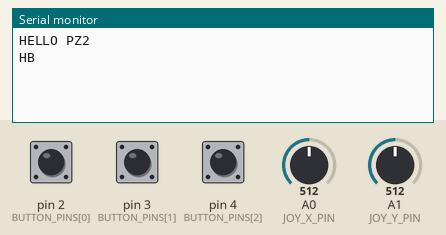
A sketch run on a simulated Arduino Uno, built with avr-gcc and run on an emulated ATmega328P. Shown: the last lines printed to the serial monitor. The inputs (shaded band) are chosen by the test bench; at power-on: A0 (JOY_X_PIN) = 512, A1 (JOY_Y_PIN) = 512, pin 2 (BUTTON_PINS[0]) HIGH, pin 3 (BUTTON_PINS[1]) HIGH, pin 4 (BUTTON_PINS[2]) HIGH.

Above: at 1.2 s.
1.3 s: A0 (JOY_X_PIN) set to 799
At 2.6 s:
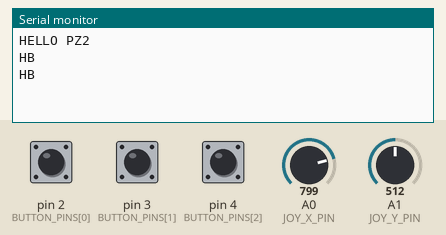
2.8 s: A0 (JOY_X_PIN) set to 830
At 2.96 s:
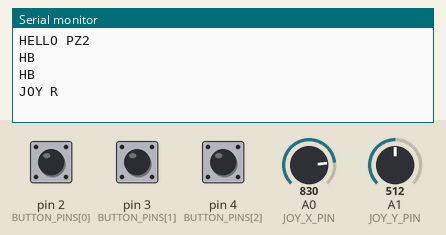
4.7 s: A1 (JOY_Y_PIN) set to 813
At 4.83 s:
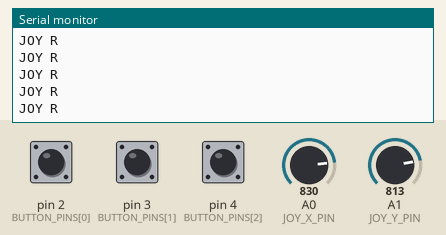
6.2 s: A1 (JOY_Y_PIN) set to 841
At 6.46 s:
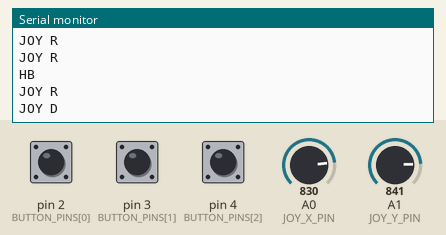

The sketch:

protocol_zero_controller.ino
```cpp
/*
 * Protocol Zero - Arduino controller (joystick + 3 buttons)
 * Pinnacle 1, Project 21 - Team Protocol Zero
 *
 * What it does
 *   - Analog joystick    moves the selection cursor around the grid, one tile a push.
 *                        Hold it over and the cursor keeps stepping.
 *   - Button 1 SELECT    choose / confirm (pick a tile, confirm a tower, menu button)
 *   - Button 2 OVERRIDE  fires the in-game Emergency Overclock (same as the O key)
 *   - Button 3 BACK      go back / deselect / cancel
 *
 * PIN MAP
 *   A0   Joystick VRx (left / right)
 *   A1   Joystick VRy (up / down)
 *   5V   Joystick +5V
 *   GND  Joystick GND, and one leg of every button
 *   D2   Button 1 SELECT   -> GND (INPUT_PULLUP: HIGH released, LOW pressed)
 *   D3   Button 2 OVERRIDE -> GND (INPUT_PULLUP)
 *   D4   Button 3 BACK     -> GND (INPUT_PULLUP)
 *   The joystick's own SW pin (press-down click) is not used.
 *
 * SERIAL PROTOCOL (USB, 115200 baud, 8N1, ASCII lines ending in '\n')
 * The board only sends:
 *   "HELLO PZ2"      once after boot (handshake)
 *   "HB"             heartbeat every 1 s, so the game knows the board is plugged in
 *   "JOY U" | "JOY D" | "JOY L" | "JOY R"        one cursor step
 *   "BTN SELECT" | "BTN OVERRIDE" | "BTN BACK"   one message per press
 *                                                (never repeats while held)
 *
 * The Arduino never decides anything about the game. It only reports what the player
 * did; the game checks its own rules and stays the single source of truth.
 *
 * Libraries: none.
 */

// ---------------- configuration ----------------
const uint8_t  JOY_X_PIN       = A0;
const uint8_t  JOY_Y_PIN       = A1;
const uint8_t  BUTTON_PINS[3]  = {2, 3, 4};
const char    *BUTTON_NAMES[3] = {"BTN SELECT", "BTN OVERRIDE", "BTN BACK"};

const long     BAUD_RATE       = 115200;
const uint16_t DEBOUNCE_MS     = 40;     // a button must be stable this long to count
const uint16_t HEARTBEAT_MS    = 1000;   // "HB" to the PC
const int      JOY_CENTRE      = 512;    // the stick rests near the middle of 0..1023
const int      JOY_PUSH        = 300;    // further than this from the centre = pushed
const int      JOY_RELEASE     = 200;    // closer than this to the centre = let go
const uint16_t REPEAT_FIRST_MS = 400;    // held over: wait before the second step...
const uint16_t REPEAT_NEXT_MS  = 150;    // ...then step this often

// If the cursor moves the wrong way for how your joystick is mounted,
// flip these and upload again.
const bool INVERT_X = false;   // true: swap left and right
const bool INVERT_Y = false;   // true: swap up and down
const bool SWAP_XY  = false;   // true: the module is turned 90 degrees

// ---------------- state ----------------
bool          buttonStable[3]    = {HIGH, HIGH, HIGH};   // debounced level
bool          buttonLastRead[3]  = {HIGH, HIGH, HIGH};
unsigned long buttonChangedMs[3] = {0, 0, 0};

char          joyDir = 0;          // 'U', 'D', 'L', 'R', or 0 when centred
unsigned long joyNextStepMs = 0;

unsigned long lastHeartbeatMs = 0;

// ---------------- buttons ----------------
// One message per press, on the debounced HIGH -> LOW edge
void readButtons(unsigned long now) {
  for (uint8_t i = 0; i < 3; i++) {
    bool reading = digitalRead(BUTTON_PINS[i]);
    if (reading != buttonLastRead[i]) {
      buttonLastRead[i] = reading;
      buttonChangedMs[i] = now;
    }
    if ((now - buttonChangedMs[i]) >= DEBOUNCE_MS && reading != buttonStable[i]) {
      buttonStable[i] = reading;
      if (buttonStable[i] == LOW) {
        Serial.println(BUTTON_NAMES[i]);
      }
    }
  }
}

// ---------------- joystick ----------------
// Which way the stick is pushed. `limit` is how far from the centre counts.
char joystickDirection(int limit) {
  int x = analogRead(JOY_X_PIN) - JOY_CENTRE;
  int y = analogRead(JOY_Y_PIN) - JOY_CENTRE;
  if (SWAP_XY) { int t = x; x = y; y = t; }
  if (INVERT_X) x = -x;
  if (INVERT_Y) y = -y;
  if (abs(x) < limit && abs(y) < limit) return 0;
  // the stronger axis wins, so there are no diagonal steps
  if (abs(x) >= abs(y)) return (x < 0) ? 'L' : 'R';
  return (y < 0) ? 'U' : 'D';
}

void sendStep(char dir) {
  Serial.print(F("JOY "));
  Serial.println(dir);
}

void readJoystick(unsigned long now) {
  // A wider limit to start a push than to keep it, so a stick resting near the
  // threshold does not flicker
  char dir = joystickDirection(joyDir == 0 ? JOY_PUSH : JOY_RELEASE);
  if (dir == 0) {
    joyDir = 0;
    return;
  }
  if (dir != joyDir) {              // a new push: step straight away
    joyDir = dir;
    sendStep(dir);
    joyNextStepMs = now + REPEAT_FIRST_MS;
  } else if ((long)(now - joyNextStepMs) >= 0) {   // still held: keep stepping
    sendStep(dir);
    joyNextStepMs = now + REPEAT_NEXT_MS;
  }
}

// ---------------- setup / loop ----------------
void setup() {
  for (uint8_t i = 0; i < 3; i++) {
    pinMode(BUTTON_PINS[i], INPUT_PULLUP);
  }
  Serial.begin(BAUD_RATE);
  Serial.println(F("HELLO PZ2"));
}

void loop() {
  unsigned long now = millis();   // no delay() anywhere, so nothing is ever missed
  readButtons(now);
  readJoystick(now);
  if (now - lastHeartbeatMs >= HEARTBEAT_MS) {
    lastHeartbeatMs = now;
    Serial.println(F("HB"));
  }
}
```

Measured:
- the behaviour switches between 811 and 812 on A0 (JOY_X_PIN) (found by bisection; images 1 and 2)
- the behaviour switches between 830 and 831 on A1 (JOY_Y_PIN) (found by bisection; images 3 and 4)
- after the input at 2.8 s, the serial monitor: prints a new line at once (image 2)
- after the input at 6.2 s, the serial monitor: prints a new line at once (image 4)
